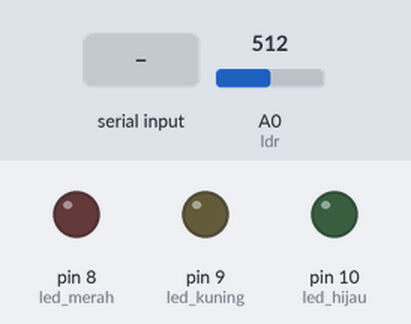
Bench run of a sketch on a simulated Arduino Uno, built with avr-gcc and run on an emulated ATmega328P. Shown: output pins drawn as LEDs (lit = HIGH). The test bench sets the inputs (shaded band); at power-on: A0 (ldr) = 512. What the sketch prints to the serial monitor is not drawn.

Above: at 1.2 s.
1.3 s: "1" received over Serial
At 2.5 s:
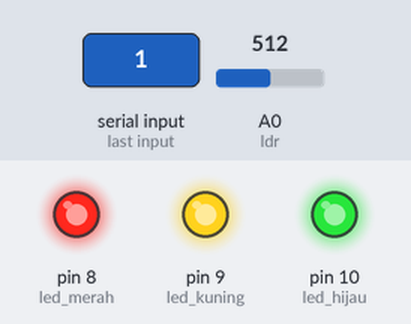
2.8 s: "0" received over Serial
At 4.1 s:
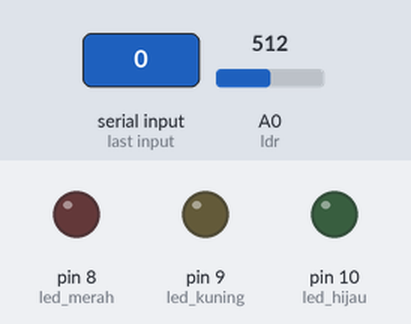
Timing chart, 0 to 5.8 s (numbered marks = the images above; inputs shaded):
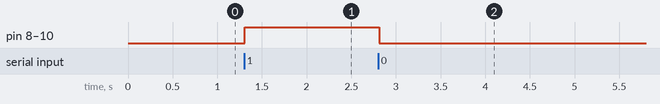

Measured:
- after the input at 1.3 s, pin 8 (led_merah), pin 9 (led_kuning), pin 10 (led_hijau): LOW → HIGH at once
- after the input at 2.8 s, pin 8 (led_merah), pin 9 (led_kuning), pin 10 (led_hijau): HIGH → LOW at once

The sketch:

SENSOR_LDR.ino
```cpp
int ldr = A0;

int led_merah = 8;
int led_kuning = 9;
int led_hijau = 10;

// Variabel baru untuk menyimpan perintah dari Website (lewat Python)
char perintahWeb = '0';

void setup() {
  pinMode(led_merah, OUTPUT);
  pinMode(led_kuning, OUTPUT);
  pinMode(led_hijau, OUTPUT);

  Serial.begin(9600); // Membuka jalur komunikasi serial
}

void loop() {
  // 1. Sensor LDR tetap membaca dan menampilkan nilai di Serial Monitor
  int nilaiLDR = analogRead(ldr);
  Serial.print("Nilai LDR = ");
  Serial.println(nilaiLDR);

  // 2. CEK APAKAH ADA PERINTAH MASUK DARI PYTHON/WEBSITE
  if (Serial.available() > 0) {
    perintahWeb = Serial.read(); // Membaca karakter '1' atau '0' dari Python
  }

  // 3. LOGIKA KENDALI LAMPU (Sekaruh mengikuti tombol di Website)
  if (perintahWeb == '1') {   // Jika di website di-klik ON
    digitalWrite(led_merah, HIGH);
    digitalWrite(led_kuning, HIGH);
    digitalWrite(led_hijau, HIGH);
  }
  else if (perintahWeb == '0') { // Jika di website di-klik OFF
    digitalWrite(led_merah, LOW);
    digitalWrite(led_kuning, LOW);
    digitalWrite(led_hijau, LOW);
  }

  delay(100);
}
```
